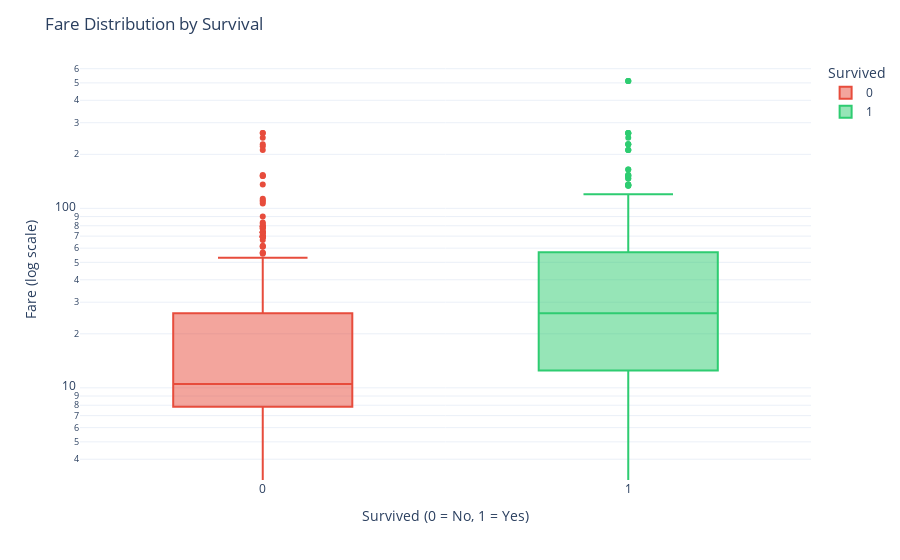

Notebook cell for this chart:
### Markdown cell above
####🔑 7. Fare vs Survival (Wealth Indicator)

### Code cell
import plotly.express as px

fig = px.box(
    df,
    x='Survived',
    y='Fare',
    color='Survived',
    points='outliers',
    log_y=True,
    color_discrete_map={
        0: '#e74c3c',   # Not Survived
        1: '#2ecc71'    # Survived
    }
)

fig.update_layout(
    title='Fare Distribution by Survival',
    xaxis_title='Survived (0 = No, 1 = Yes)',
    yaxis_title='Fare (log scale)',
    template='plotly_white'
)

fig.show()

### Figure 1 — Plotly figure (JSON) as saved in the notebook; plotly's stock layout.template omitted (floating-point values rounded to 4 significant figures; data arrays with more than 128 entries replaced by an {"elided": "..."} marker saying what was removed)
{"data": [{"alignmentgroup": "True", "boxpoints": "outliers", "hovertemplate": "Survived=%{x}<br>Fare=%{y}<extra></extra>", "legendgroup": "0", "marker": {"color": "#e74c3c"}, "name": "0", "notched": false, "offsetgroup": "0", "orientation": "v", "showlegend": true, "type": "box", "x": {"elided": "549 int values"}, "x0": " ", "xaxis": "x", "y": {"elided": "549 float values"}, "y0": " ", "yaxis": "y"}, {"alignmentgroup": "True", "boxpoints": "outliers", "hovertemplate": "Survived=%{x}<br>Fare=%{y}<extra></extra>", "legendgroup": "1", "marker": {"color": "#2ecc71"}, "name": "1", "notched": false, "offsetgroup": "1", "orientation": "v", "showlegend": true, "type": "box", "x": {"elided": "342 int values"}, "x0": " ", "xaxis": "x", "y": {"elided": "342 float values"}, "y0": " ", "yaxis": "y"}], "layout": {"boxmode": "overlay", "legend": {"title": {"text": "Survived"}, "tracegroupgap": 0}, "margin": {"t": 60}, "title": {"text": "Fare Distribution by Survival"}, "xaxis": {"anchor": "y", "categoryarray": [0, 1], "categoryorder": "array", "domain": [0, 1], "title": {"text": "Survived (0 = No, 1 = Yes)"}}, "yaxis": {"anchor": "x", "domain": [0, 1], "title": {"text": "Fare (log scale)"}, "type": "log"}}}
